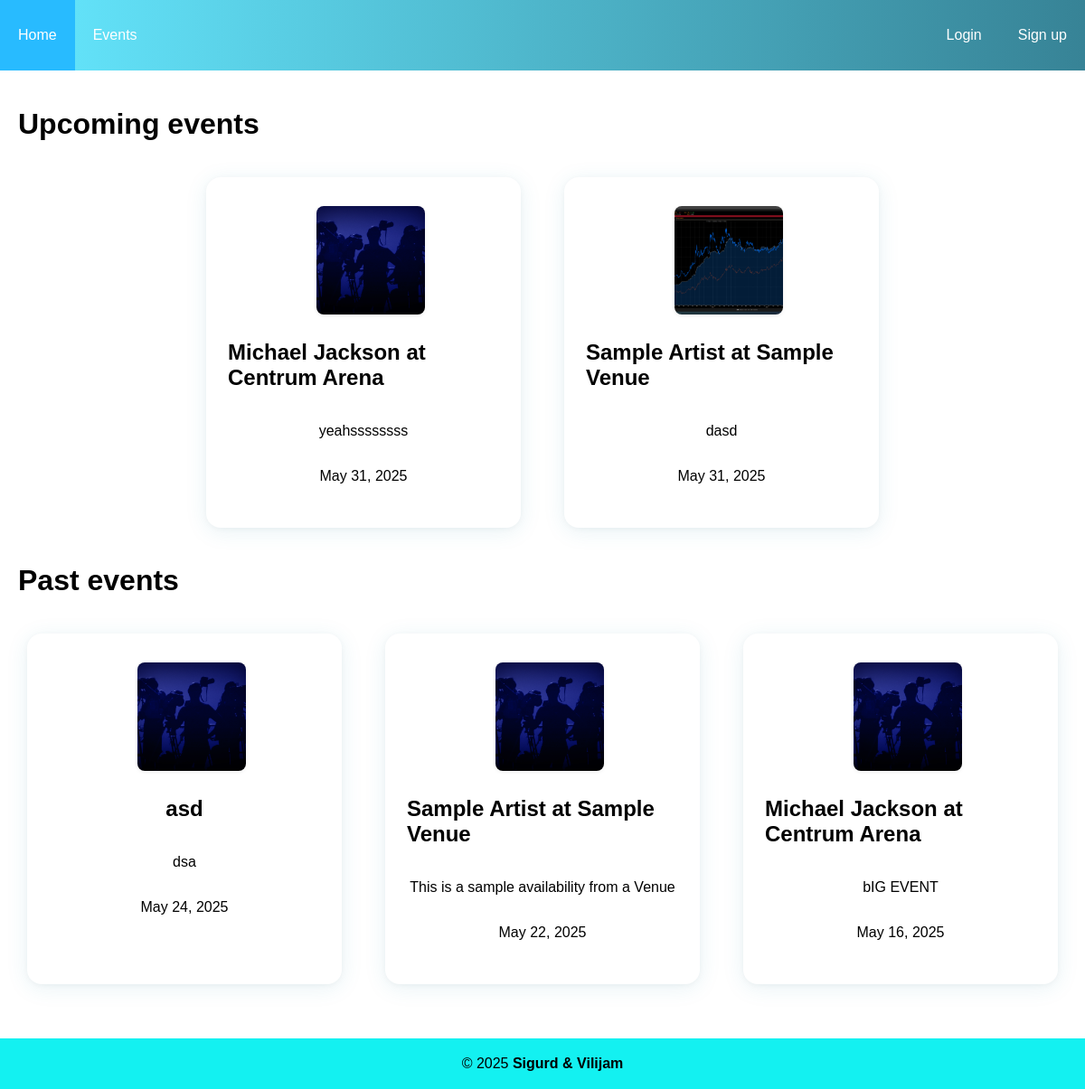
/events/, run on an earlier commit of the app's database.
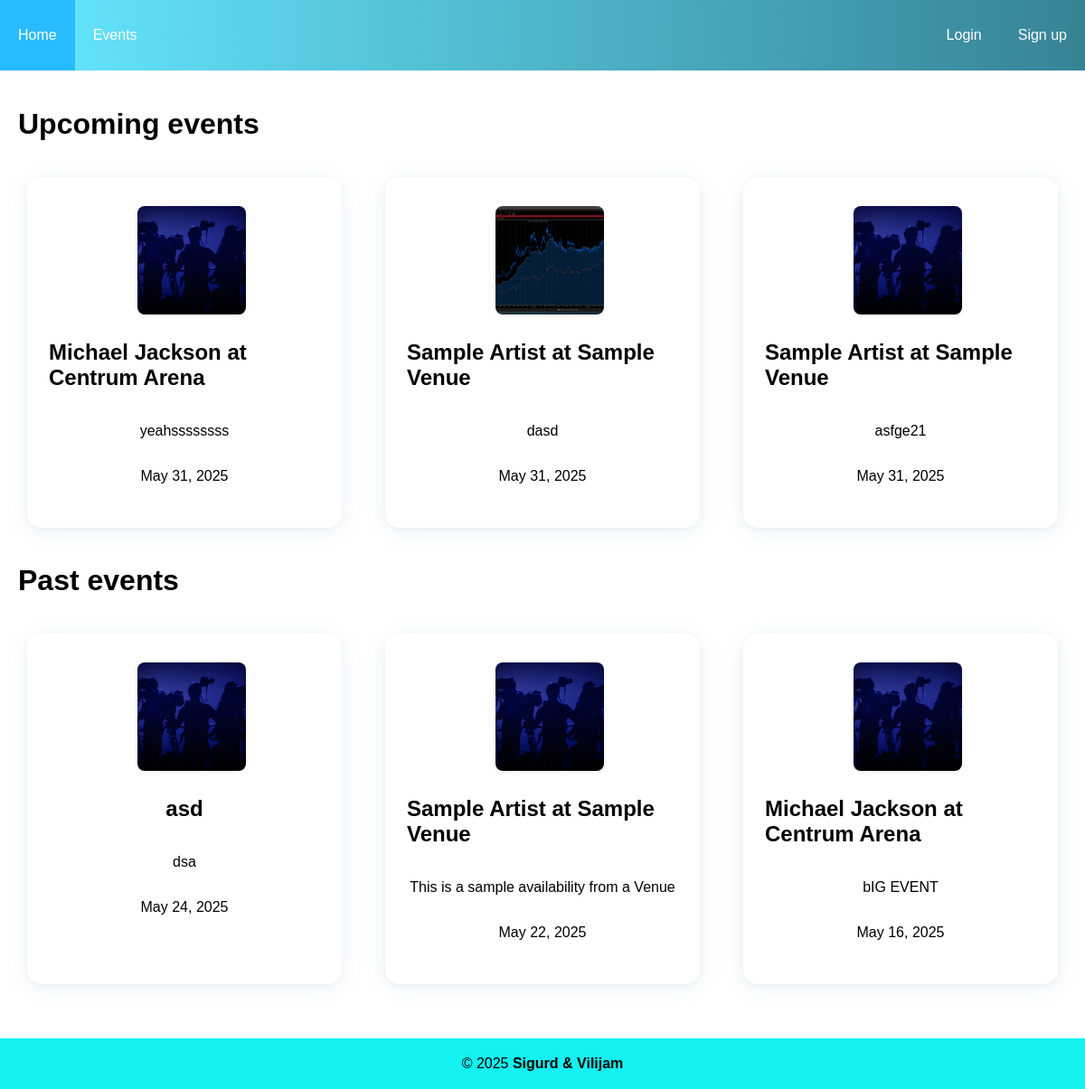
And on a later commit of the database.
### app/models.py (models this page shows, shortened)
class Events(models.Model):
    eventname = models.CharField(max_length=100)
    eventdate = models.DateField()
    eventtime = models.TimeField()
    location = models.ForeignKey(
        Location, on_delete=models.CASCADE, related_name="events"
    )
    eventdescription = models.TextField()
    eventimage = models.ImageField(
        upload_to="eventpics/", default="eventpics/default.png", null=True, blank=True
    )
    EventArtists = models.ManyToManyField(
        Artist, through="EventArtists", related_name="event_artists"
    )
    eventvenue = models.ForeignKey(
        Venue, on_delete=models.CASCADE, related_name="event_venue"
    )
    ticketsold = models.IntegerField(default=0)
    ticketprice = models.DecimalField(max_digits=5, decimal_places=2)
    genres = models.ManyToManyField(Genre, related_name="events")
    authorized_doormen = models.ManyToManyField(
        Doorman, related_name="events", blank=True
    )

### app/views.py (the view)
# urls.py: path("events/", views.events, name="events"),
def events(request):
    events = Events.objects.filter(eventdate__gte=timezone.now()).order_by("eventdate")
    pastevents = Events.objects.filter(eventdate__lt=timezone.now()).order_by(
        "-eventdate"
    )
    return render(request, "events.html", {"events": events, "pastevents": pastevents})

### templates/events.html
{% extends "base.html" %}
{%block content%}
<div class="container">
    <h1>Upcoming events</h1>
    <div class="cards">
        {% for event in events %}
        <div class="card">
            <img src="{{ event.eventimage.url }}">
            <h2><a href="{% url 'event' event.id %}">{{ event.eventname }}</a></h2>
            <p>{{ event.eventdescription }}</p>
            <p>{{ event.eventdate }}</p>
        </div>
        {% endfor %}
    </div>
    <h1>Past events</h1>
    <div class="cards">
        {% for event in pastevents %}
        <div class="card">
            <img src="{{ event.eventimage.url }}">
            <h2><a href="{% url 'event' event.id %}">{{ event.eventname }}</a></h2>
            <p>{{ event.eventdescription }}</p>
            <p>{{ event.eventdate }}</p>
        </div>
        {% endfor %}
    </div>
</div>
{%endblock%}

### templates/base.html (shortened to what this page needs)
<!DOCTYPE html>
<html lang="en">
<head>
    {%load static%}
    <link rel="stylesheet" href="{% static 'css/base.css' %}">
</head>
<body>
    <nav>
        <ul>
            <li><a href="{% url 'home' %}">Home</a></li>
            <li><a href="{% url 'events' %}">Events</a></li>
            <li style="float: right">
                {% if user.is_authenticated %}
                <a href="{% url 'profile' %}">Profile</a>
                {% else %}
                <a href="{% url 'signup' %}">Sign up</a>
            <li style="float: right"><a href="{% url 'login' %}">Login</a></li>
            {% endif %}
            </li>
        </ul>
    </nav>
    {% block content %}
    {% endblock %}
    <footer>
        <p>© 2025 <b>Sigurd & Vilijam</b></p>
    </footer>
</body>
</html>

### static/css/base.css (style rules this page uses)
footer { text-align: center; padding: 3px; background-color: rgb(19, 241, 241); color: black; }
nav { background: linear-gradient(to right, rgb(101, 232, 255), rgb(55, 131, 150)); overflow: hidden; }
nav ul { list-style-type: none; margin: 0; padding: 0; }
nav ul li { float: left; }
nav ul li a { display: block; color: white; text-align: center; padding: 30px 20px; text-decoration: none; }
body { font-family: Verdana, Geneva, Tahoma, sans-serif; background: linear-gradient(rgb(255, 255, 255), rgb(255, 255, 255)); margin: 0; }
.container { max-width: 1200px; margin: 0 auto; padding: 20px; }
.card { background: #fff; border: none; box-shadow: 0 4px 24px rgba(33, 134, 166, 0.10), 0 1.5px 6px rgba(0, 0, 0, 0.04); padding: 2rem 1.5rem; font-size: 1em; border-radius: 16px; transition: transform 0.15s, box-shadow 0.15s; margin: 0.5rem; width: 300px; display: flex; flex-direction: column; align-items: center; }
.card a { display: block; height: 100%; width: 100%; color: inherit; text-decoration: none; }
.card img { float: right; width: 120px; height: 120px; margin-left: 16px; margin-bottom: 8px; border-radius: 8px; box-shadow: 0 1px 4px rgba(0, 0, 0, 0.08); object-fit: cover; vertical-align: top; }
.cards { display: flex; flex-wrap: wrap; gap: 32px; justify-content: center; margin: 2rem auto; max-width: 1200px; }

What changed in the data, as far as the page shows it:
added Events: eventimage (placeholder picture), eventname "Sample Artist at Sample Venue", eventdescription "asfge21", eventdate "May 31, 2025", shown under "Upcoming events"
